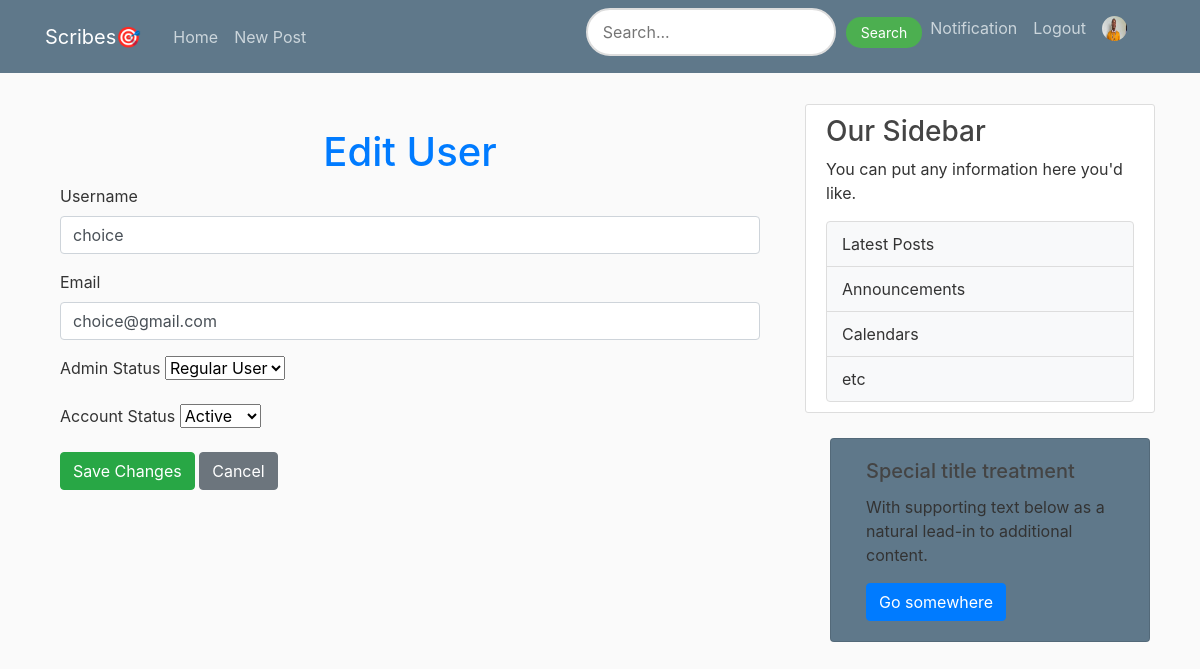
Before: /admin/edit_user/2 (signed in) with the older database file.
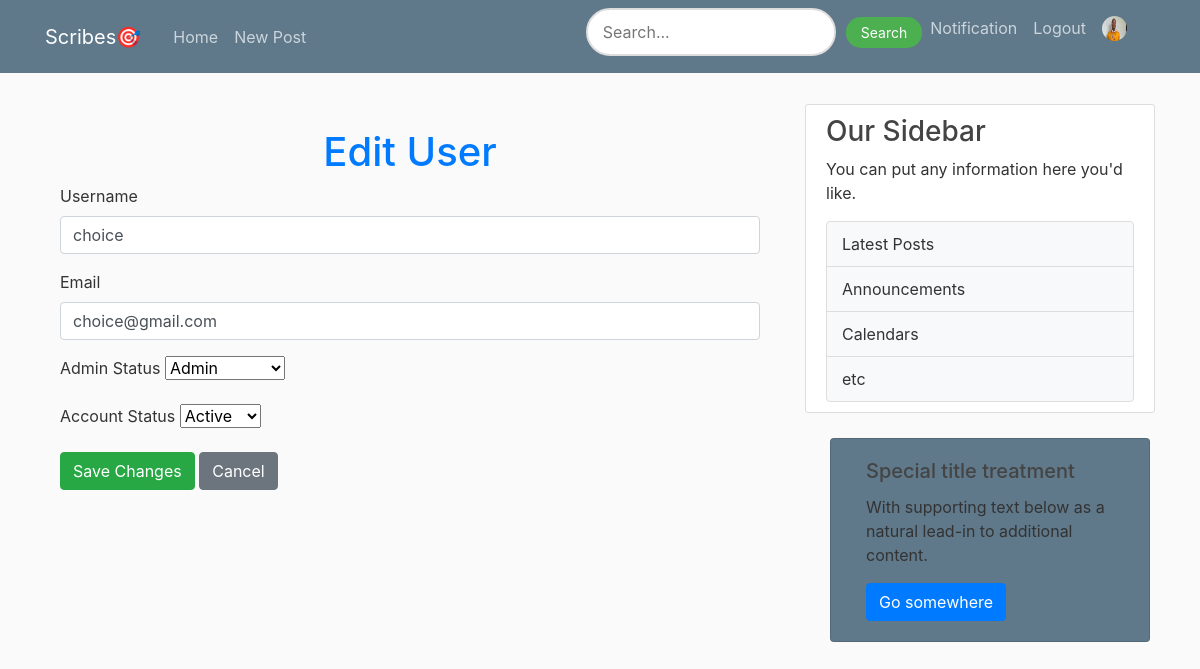
After: the same page with the newer database file.
### flaskblog/models.py (models this page shows, shortened)
class User(db.Model, UserMixin):
    id = db.Column(db.Integer, primary_key=True)
    username = db.Column(db.String(20), nullable=False, unique=True)
    email = db.Column(db.String(120), nullable=False, unique=True)
    image_file = db.Column(db.String(20), nullable=False, default='default.jpg')
    password = db.Column(db.String(60), nullable=False)
    posts = db.relationship('Post', backref='author', lazy=True)
    is_admin = db.Column(db.Boolean, nullable=False,default=False)
    Biography= db.Column(db.Text, nullable=False,default='Add A Brief Description About Yourself')

### flaskblog/routes.py (the view, shortened to what this page needs)
@app.route('/admin/edit_user/<int:user_id>', methods=['GET', 'POST'])
@login_required
def edit_user(user_id):
    if current_user.email != 'dibieemmanuel403@gmail.com':
        flash("You are not authorized to perform this action.", "danger")
        return redirect(url_for('admin_page'))
    image_file = url_for('static', filename='profile_pics/' + current_user.image_file)
    user = User.query.get_or_404(user_id)
    return render_template('Admin_edit_user.html', user=user, image_file=image_file)

### flaskblog/models.py (called while the page is built)
@login_manager.user_loader
def load_user(user_id):
    return User.query.get(int(user_id))

### flaskblog/templates/Admin_edit_user.html (shortened to what this page needs)
{% extends "layout.html" %}
{% block content %}
    <div class="container mt-5">
        <h1 class="text-center text-primary">Edit User</h1>
        <form method="POST" action="{{ url_for('edit_user', user_id=user.id) }}">
            <div class="mb-3">
                <label for="username" class="form-label">Username</label>
                <input
                    type="text"
                    class="form-control"
                    id="username"
                    name="username"
                    value="{{ user.username }}"
                    required>
            </div>
            <div class="mb-3">
                <label for="email" class="form-label">Email</label>
                <input
                    type="email"
                    class="form-control"
                    id="email"
                    name="email"
                    value="{{ user.email }}"
                    required>
            </div>
            <div class="mb-3">
                <label for="is_admin" class="form-label">Admin Status</label>
                <select class="form-select" id="is_admin" name="is_admin">
                    <option value="true" {% if user.is_admin %}selected{% endif %}>Admin</option>
                    <option value="false" {% if not user.is_admin %}selected{% endif %}>Regular User</option>
                </select>
            </div>
            <div class="mb-3">
                <label for="is_active" class="form-label">Account Status</label>
                <select class="form-select" id="is_active" name="is_active">
                    <option value="true" {% if user.is_active %}selected{% endif %}>Active</option>
                </select>
            </div>
            <button type="submit" class="btn btn-success">Save Changes</button>
            <a href="{{ url_for('admin_page') }}" class="btn btn-secondary">Cancel</a>
        </form>
    </div>
{% endblock content %}

Changed rows visible on the page:
changed User "choice": is_admin "Regular User" → "Admin"
